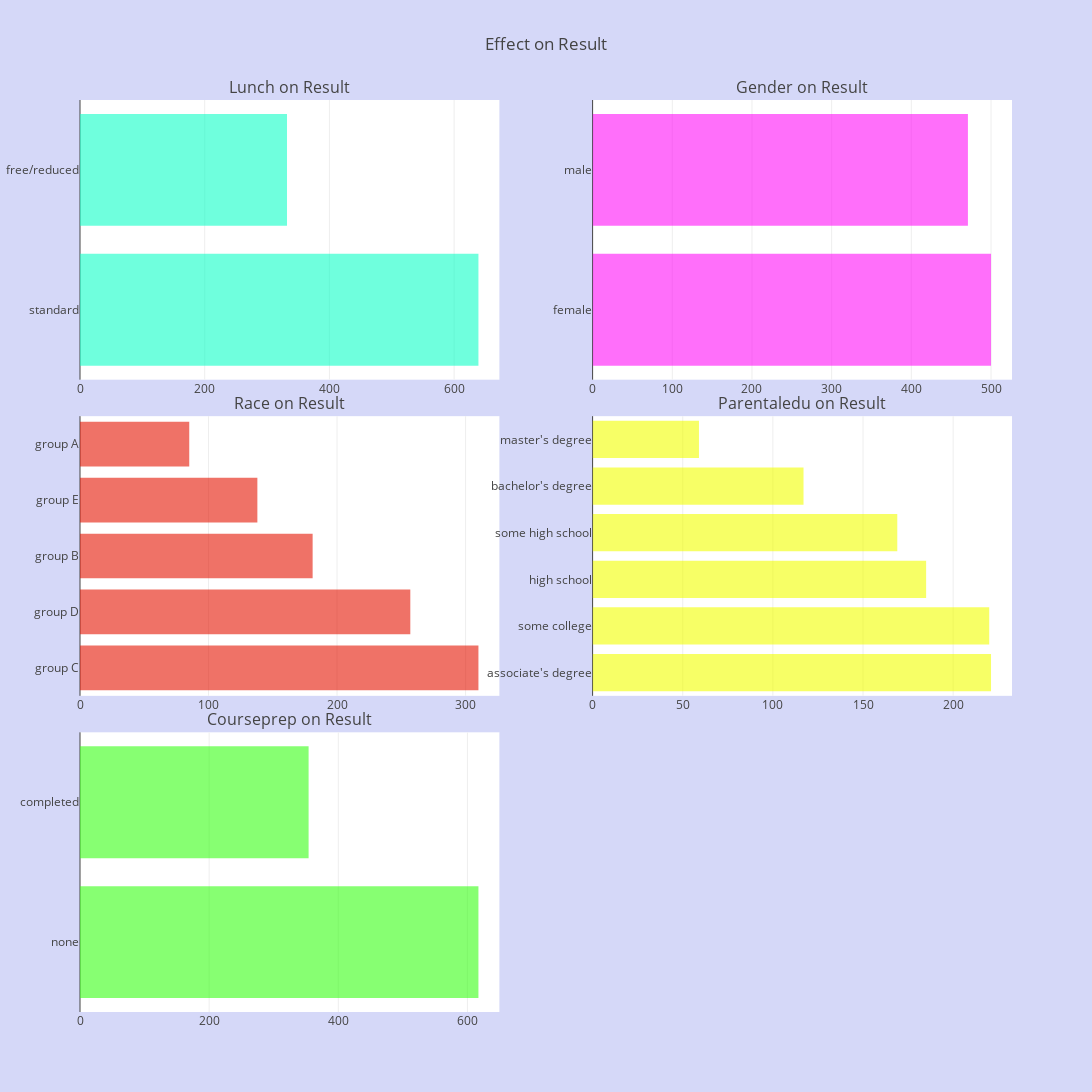

The cell this chart's notebook holds for it:
### Markdown cell above
### Different features that affect Pass Percentage

### Code cell
def horizontal_bar_chart(cnt_srs, color):
    trace = go.Bar(
        y = cnt_srs.index,
        x = cnt_srs.values,
        showlegend = False,
        orientation = 'h',
        marker = dict(
            color = color,
        ),
    )
    return trace

cnt_srs = sp['lunch'][sp['Result'] == 'P'].value_counts()
trace_1 = horizontal_bar_chart(cnt_srs, 'rgba(15, 255, 199, 0.6)')

cnt_srs = cnt_srs = sp['gender'][sp['Result'] == 'P'].value_counts()
trace_2 = horizontal_bar_chart(cnt_srs, 'rgba(255, 15, 247, 0.6)')

cnt_srs = cnt_srs = sp['race/ethnicity'][sp['Result'] == 'P'].value_counts()
trace_3 = horizontal_bar_chart(cnt_srs, 'rgba(229, 21, 2, 0.6)')

cnt_srs = sp['parental level of education'][sp['Result'] == 'P'].value_counts()
trace_4 = horizontal_bar_chart(cnt_srs, 'rgba(242, 255, 0, 0.6)')

cnt_srs = sp['test preparation course'][sp['Result'] == 'P'].value_counts()
trace_5 = horizontal_bar_chart(cnt_srs, 'rgba(55, 255, 20, 0.6)')


fig = tools.make_subplots(rows=3, cols=2, vertical_spacing=0.04, subplot_titles=["Lunch on Result", "Gender on Result", "Race on Result", 
                                                                                 "Parentaledu on Result", "Courseprep on Result"])

fig.append_trace(trace_1, 1, 1)
fig.append_trace(trace_2, 1, 2)
fig.append_trace(trace_3, 2, 1)
fig.append_trace(trace_4, 2, 2)
fig.append_trace(trace_5, 3, 1)

fig['layout'].update(height=1200, width=1250, paper_bgcolor='rgba(186, 191, 244, 0.6)', title="Effect on Result")

py.iplot(fig, filename='effect')

### Figure 1 — Plotly figure (JSON) as saved in the notebook; plotly's stock layout.template omitted (floating-point values rounded to 4 significant figures)
{"data": [{"marker": {"color": "rgba(15, 255, 199, 0.6)"}, "orientation": "h", "showlegend": false, "type": "bar", "uid": "f63baac5-5428-4190-a410-b9fc97c50cc5", "x": [639, 332], "xaxis": "x", "y": ["standard", "free/reduced"], "yaxis": "y"}, {"marker": {"color": "rgba(255, 15, 247, 0.6)"}, "orientation": "h", "showlegend": false, "type": "bar", "uid": "048b5a63-6784-4fc4-b3cf-0fdb170769cd", "x": [500, 471], "xaxis": "x2", "y": ["female", "male"], "yaxis": "y2"}, {"marker": {"color": "rgba(229, 21, 2, 0.6)"}, "orientation": "h", "showlegend": false, "type": "bar", "uid": "b718ce40-c280-4d5f-a9e8-c7df37b13b86", "x": [310, 257, 181, 138, 85], "xaxis": "x3", "y": ["group C", "group D", "group B", "group E", "group A"], "yaxis": "y3"}, {"marker": {"color": "rgba(242, 255, 0, 0.6)"}, "orientation": "h", "showlegend": false, "type": "bar", "uid": "5973c1af-b24b-4169-a253-4627b180d4c3", "x": [221, 220, 185, 169, 117, 59], "xaxis": "x4", "y": ["associate's degree", "some college", "high school", "some high school", "bachelor's degree", "master's degree"], "yaxis": "y4"}, {"marker": {"color": "rgba(55, 255, 20, 0.6)"}, "orientation": "h", "showlegend": false, "type": "bar", "uid": "1ebe0bb5-0304-4fca-9759-44e32c6e5912", "x": [617, 354], "xaxis": "x5", "y": ["none", "completed"], "yaxis": "y5"}], "layout": {"annotations": [{"font": {"size": 16}, "showarrow": false, "text": "Lunch on Result", "x": 0.225, "xanchor": "center", "xref": "paper", "y": 1, "yanchor": "bottom", "yref": "paper"}, {"font": {"size": 16}, "showarrow": false, "text": "Gender on Result", "x": 0.775, "xanchor": "center", "xref": "paper", "y": 1, "yanchor": "bottom", "yref": "paper"}, {"font": {"size": 16}, "showarrow": false, "text": "Race on Result", "x": 0.225, "xanchor": "center", "xref": "paper", "y": 0.6533, "yanchor": "bottom", "yref": "paper"}, {"font": {"size": 16}, "showarrow": false, "text": "Parentaledu on Result", "x": 0.775, "xanchor": "center", "xref": "paper", "y": 0.6533, "yanchor": "bottom", "yref": "paper"}, {"font": {"size": 16}, "showarrow": false, "text": "Courseprep on Result", "x": 0.225, "xanchor": "center", "xref": "paper", "y": 0.3067, "yanchor": "bottom", "yref": "paper"}], "height": 1200, "paper_bgcolor": "rgba(186, 191, 244, 0.6)", "title": {"text": "Effect on Result"}, "width": 1250, "xaxis": {"anchor": "y", "domain": [0, 0.45]}, "xaxis2": {"anchor": "y2", "domain": [0.55, 1]}, "xaxis3": {"anchor": "y3", "domain": [0, 0.45]}, "xaxis4": {"anchor": "y4", "domain": [0.55, 1]}, "xaxis5": {"anchor": "y5", "domain": [0, 0.45]}, "xaxis6": {"anchor": "y6", "domain": [0.55, 1]}, "yaxis": {"anchor": "x", "domain": [0.6933, 1]}, "yaxis2": {"anchor": "x2", "domain": [0.6933, 1]}, "yaxis3": {"anchor": "x3", "domain": [0.3467, 0.6533]}, "yaxis4": {"anchor": "x4", "domain": [0.3467, 0.6533]}, "yaxis5": {"anchor": "x5", "domain": [0, 0.3067]}, "yaxis6": {"anchor": "x6", "domain": [0, 0.3067]}}}
